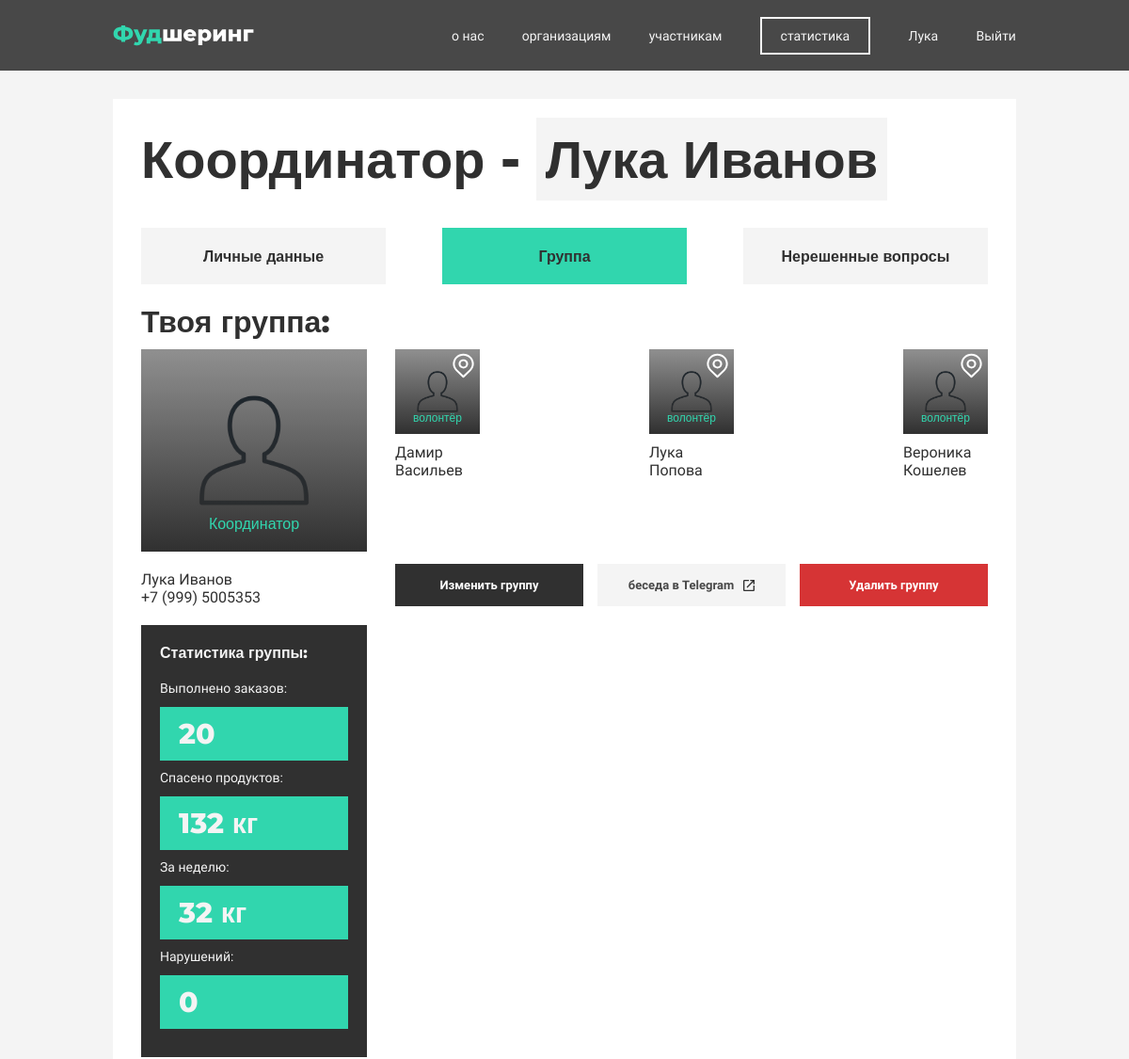
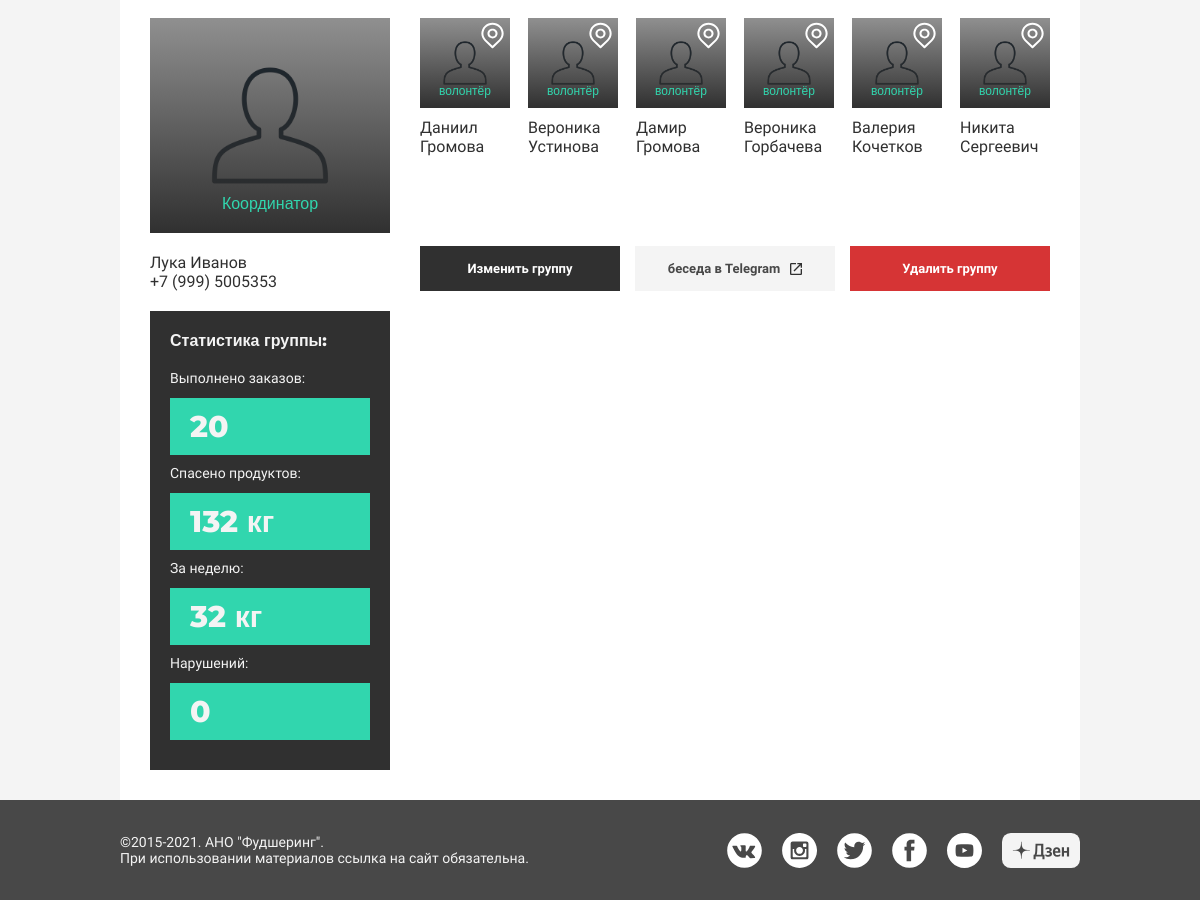
Page /cabinet/ (signed in) on the earlier database version (2 pictures, top to bottom).
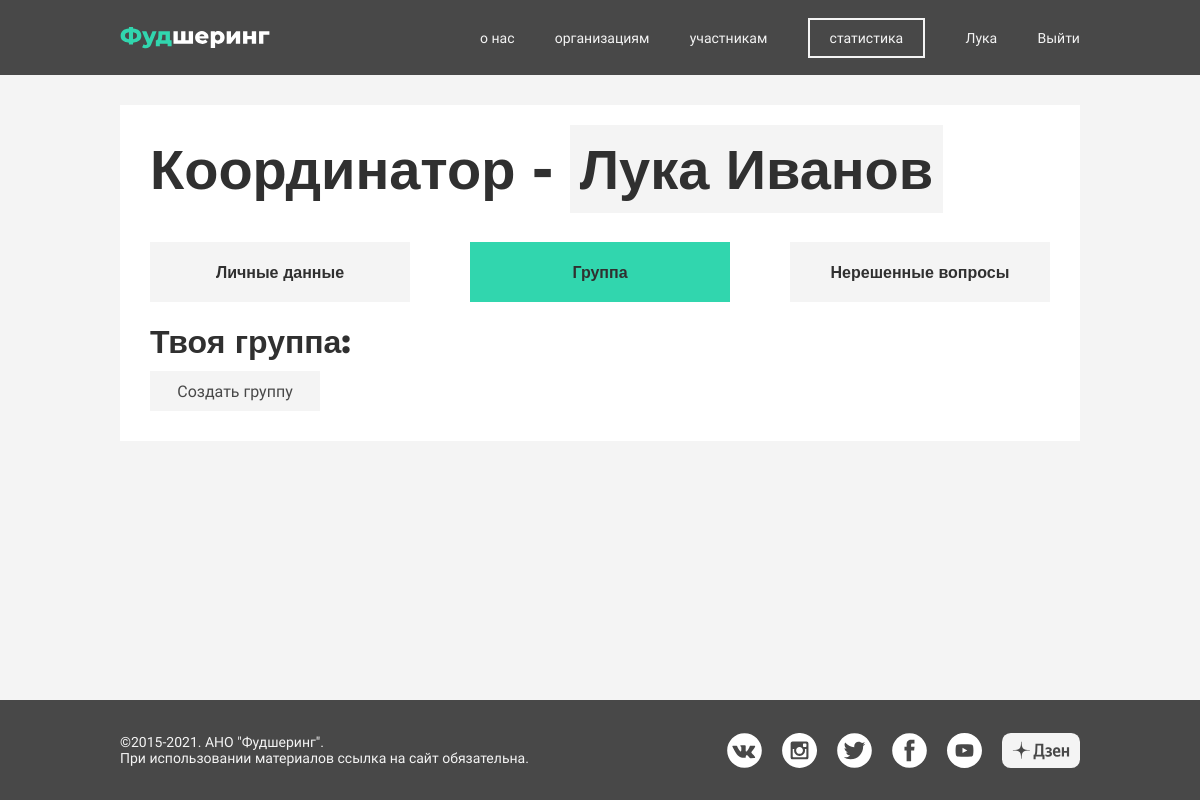
Same page on the later database version.
### mainapp/models.py (models this page shows, shortened)
class Group(models.Model):
    name = models.CharField(verbose_name='название группы', max_length=128)
    users_volonter = models.ManyToManyField(UserProfile)
    user_coordintator = models.ForeignKey(UserProfile, on_delete=models.CASCADE, related_name='coordinator')

### authapp/models.py (models this page shows, shortened)
class UserProfile(AbstractUser):
    email = models.EmailField(verbose_name='Почта')
    first_name = models.CharField(verbose_name='Имя', max_length=128)
    last_name = models.CharField(verbose_name='Фамилия', max_length=128)
    status = models.CharField(verbose_name='Статус', choices=Status.choices, default=Status.Volunteer, max_length=1)
    confirm = models.BooleanField(verbose_name='Подтверждён', default=False)
    address = models.CharField(verbose_name='Адрес', max_length=128)
    phone_number = models.CharField(max_length=12, verbose_name="Номер телефона")

### mainapp/views.py (the view, shortened to what this page needs)
# urls.py: path('cabinet/', mainapp.cabinet, name='cabinet'),
def cabinet(request):
    if request.user.status == 'c':
        group = Group.objects.filter(user_coordintator=request.user)
        content = {
            'title': 'Личный кабинет | координатора',
            'group': group,
        }
        return render(request, 'mainapp/lk/coordinator.html', content)
    elif request.user.is_staff:
        content = {
            'title': 'Личный кабинет | Администратор',
        }
        return render(request, 'mainapp/lk/admin.html', content)
    else:
        content = {
            'title': 'Личный кабинет | Ошибка',
        }
        return render(request, 'mainapp/lk/error.html', content)

### mainapp/templates/mainapp/lk/coordinator.html (shortened to what the changed rows need)
{% extends 'mainapp/layouts/app.html' %}
{% load static %}
{% block content %}
    <div class="frame">
        <div class="content cabinet_frame">
            <br>
            <div class="cabinet-group">
                <div class="cabinet-group_title sm-title h1">Твоя группа:</div>
                {% for item in group %}
                    <div class="cabinet-group_content">
                        <div class="cabinet-group_content-coord">
                            <div class="cabinet-group_content_coord-image"
                                 style="background:linear-gradient(180deg, rgba(48, 48, 48, 0.5) 0%, #303030 100%), url('{% static 'images/user.png' %}') center no-repeat; background-size: cover">
                                Координатор
                            </div>
                            <div class="cabinet-group_content_coord-info">
                                <div class="cabinet-group_content_coord-name">
                                    {{ item.user_coordintator.first_name }} {{ item.user_coordintator.last_name }}
                                </div>
                                <div class="cabinet-group_content_coord-phone">+7 (999) 5005353</div>
                            </div>
                        </div>
                        <div class="cabinet-group_content-vol">
                            <div class="cabinet-group_voloneurs">
                                {% for volonters in item.users_volonter.all %}
                                    <div class="cabinet-group_voloteur ">
                                        <div class="cabinet-group_voloteur_image sm-text"
                                             style="background:linear-gradient(180deg, rgba(48, 48, 48, 0.5) 0%, #303030 100%), url('{% static 'images/user.png' %}') center no-repeat; background-size: cover">
                                            <div class="icon locate-icon">
                                            </div>
                                            <span>волонтёр</span>
                                        </div>
                                        <div class="cabinet-group_voloteur_info">
                                            {{ volonters.first_name }} {{ volonters.last_name }}
                                        </div>
                                    </div>
                                {% endfor %}
                            </div>
                            <div class="cabinet-group_buttons_row">
                                <a href="{% url 'mainapp:edit_group' item.id %}"><div class="button cabinet_button button_black">Изменить группу</div></a>
                                <div class="button cabinet_button">
                                    беседа в Telegram
                                </div>
                                <a href="{% url 'mainapp:delete_group' item.id %}"> <div class="button cabinet_button button_red">Удалить группу</div></a>
                            </div>
                        </div>
                    </div>
                <div class="cabinet-group_content">
                    <div class="cabinet-group_content-coord">
                        <div class="cabinet-group_content_group-statistic">
                            <div class="cabinet-group_content_statistic-title h1">Статистика группы:</div>
                            <div class="cabinet-group_content_statistic-info">
                                <div class="cabinet-group_content_statistic_row">
                                    <div class="md-text">Выполнено заказов:</div>
                                    <div class="main_right_statistic-card_info_text h1">20</div>
                                </div>
                                <div class="cabinet-group_content_statistic_row">
                                    <div class="md-text">Спасено продуктов:</div>
                                    <div class="main_right_statistic-card_info_text h1">132 кг</div>
                                </div>
                                <div class="cabinet-group_content_statistic_row">
                                    <div class="md-text">За неделю:</div>
                                    <div class="main_right_statistic-card_info_text h1">32 кг</div>
                                </div>
                                <div class="cabinet-group_content_statistic_row">
                                    <div class="md-text">Нарушений:</div>
                                    <div class="main_right_statistic-card_info_text h1">0</div>
                                </div>
                            </div>
                        </div>
                    </div>
                    <div class="cabinet-group_content-vol"></div>
                </div>
                {% endfor %}
                {% if not group %}
                    <a href="{% url 'mainapp:create_group' %}" class="button">Создать группу</a>
                {% endif%}
            </div>
        </div>
    </div>
{% endblock %}

Differences in the rows shown:
removed Group: user_coordintator.first_name "Лука", user_coordintator.last_name "Иванов"
no longer on this page (row unchanged): UserProfile: first_name "Дамир", last_name "Васильев", shown under "Лука"
no longer on this page (row edited): UserProfile: first_name "Лука", last_name "Попова"
no longer on this page (row unchanged): UserProfile: first_name "Вероника", last_name "Кошелев", shown under "Лука"
removed Group: user_coordintator.first_name "Лука", user_coordintator.last_name "Иванов"
no longer on this page (row unchanged): UserProfile: first_name "Даниил", last_name "Громова", shown under "Лука"
no longer on this page (row unchanged): UserProfile: first_name "Вероника", last_name "Устинова", shown under "Лука"
no longer on this page (row unchanged): UserProfile: first_name "Дамир", last_name "Громова", shown under "Лука"
no longer on this page (row unchanged): UserProfile: first_name "Вероника", last_name "Горбачева", shown under "Лука"
no longer on this page (row unchanged): UserProfile: first_name "Валерия", last_name "Кочетков", shown under "Лука"
removed UserProfile: first_name "Никита", last_name "Сергеевич", shown under "Лука"
Other differences:
text now shown: "Создать группу"
